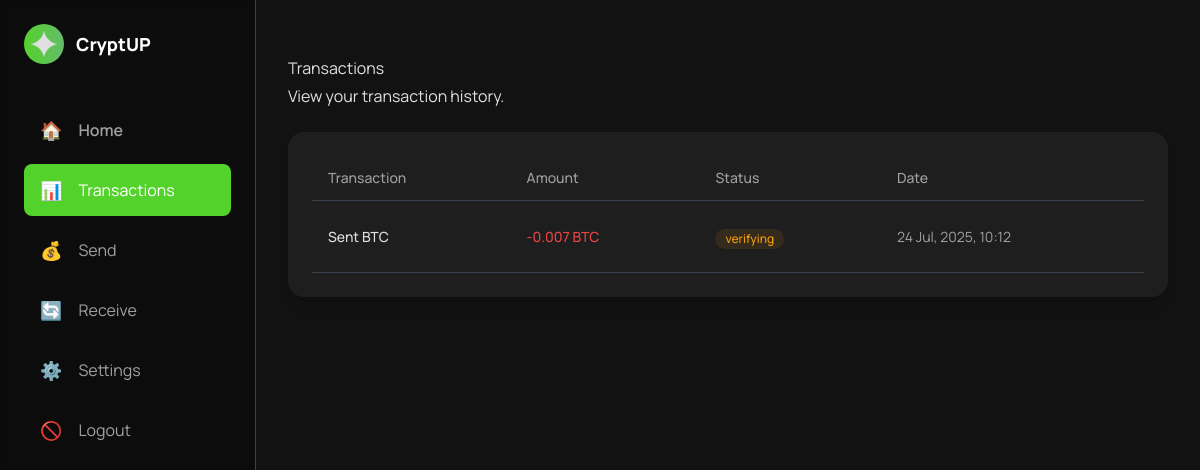
Screenshot of /transactions.php (signed in) with the database file from the repository.
### tables this page shows
CREATE TABLE `transactions` (
  `id` int(11) NOT NULL,
  `user_id` varchar(30) NOT NULL,
  `coin` varchar(150) NOT NULL,
  `coin_amount` float NOT NULL,
  `address_to` varchar(255) NOT NULL,
  `status` varchar(150) NOT NULL DEFAULT 'verifying',
  `created_at` datetime NOT NULL DEFAULT current_timestamp()
);

### config/config.php (called while the page is built, shortened)
<?php
if (isset($_SESSION["cryptup_user"])) {
    $user_id = $_SESSION["cryptup_user"];
}

### transactions.php (the view, shortened to what this page needs)
<?php
include_once "config/config.php";
?>
<!DOCTYPE html>
<html lang="en">
<head>
    <script src="assets/js/tailwindcss.js"></script>
</head>
<body class="bg-[var(--background-color)] text-[var(--text-primary)] overflow-x-hidden">
    <div class="flex min-h-screen">
        <?php include "components/sidebar.php"; ?>
        <div class="flex-1 flex flex-col min-w-0">
            <main class="flex-1 p-4 sm:p-6 lg:p-8">
                <div class="layout-content-container flex flex-col max-w-7xl mx-auto flex-1">
                    <div class="flex flex-wrap justify-between items-center gap-4 py-6">
                        <div class="flex flex-col gap-1">
                            <h1 class="typography_h1">Transactions</h1>
                            <p class="typography_body">View your transaction history.</p>
                        </div>
                    </div>
                    <div class="card @container">
                        <div class="overflow-x-auto">
                            <table class="w-full text-left">
                                <thead class="border-b border-[var(--border-color)]">
                                    <tr>
                                        <th class="px-4 py-3 text-sm font-medium text-[var(--text-secondary)]">
                                            Transaction</th>
                                        <th class="px-4 py-3 text-sm font-medium text-[var(--text-secondary)]">Amount
                                        </th>
                                        <th class="px-4 py-3 text-sm font-medium text-[var(--text-secondary)]">Status
                                        </th>
                                        <th class="px-4 py-3 text-sm font-medium text-[var(--text-secondary)]">Date</th>
                                    </tr>
                                </thead>
                                <tbody>
                                    <?php
                                    $getTransactions = mysqli_query($conn, "SELECT * FROM `transactions` WHERE `user_id` = '$user_id' ORDER BY `id` DESC");
                                    if (mysqli_num_rows($getTransactions) > 0):
                                        while ($transaction = mysqli_fetch_assoc($getTransactions)):
                                            ?>
                                            <tr
                                                class="border-b border-[var(--border-color)] hover:bg-[var(--background-color)]">
                                                <td class="h-[72px] px-4 py-2 text-sm font-medium text-[var(--text-primary)]">
                                                    Sent <?= strtoupper($transaction["coin"]) ?>
                                                </td>
                                                <td class="h-[72px] px-4 py-2 text-sm text-[var(--red-accent)] font-medium">
                                                    -<?= $transaction["coin_amount"] ?>         <?= strtoupper($transaction["coin"]) ?>
                                                </td>
                                                <td class="h-[72px] px-4 py-2">
                                                    <span
                                                        class="inline-flex items-center px-2.5 py-0.5 rounded-full text-xs font-medium bg-[var(--yellow-accent-light)] text-[var(--yellow-accent)]"><?= strtolower($transaction["status"]) ?></span>
                                                </td>
                                                <td class="h-[72px] px-4 py-2 text-sm text-[var(--text-secondary)]">
                                                    <?= date("d M, Y, h:i", strtotime($transaction["created_at"])) ?>
                                                </td>
                                            </tr>
                                            <?php
                                        endwhile;
                                    endif;
                                    ?>
                                </tbody>
                            </table>
                        </div>
                    </div>
                </div>
            </main>
        </div>
    </div>
</body>
</html>

### transactions.php (style rules this page uses)
:root { --primary-color: #53d22c; --background-color: #121212; --text-primary: #E0E0E0; --text-secondary: #A0A0A0; --accent-color: #66bb6a; --surface-color: #1E1E1E; --border-color: #333333; --card-background: #1f2937; --border-color: #374151; --green-accent-light: #10b9811a; --green-accent: #10b981; --red-accent-light: #ef44441a; --red-accent: #ef4444; --yellow-accent-light: #f59e0b1a; --yellow-accent: #f59e0b; }
body { font-family: 'Manrope', 'Noto Sans', sans-serif; }
.card { @apply bg-[var(--surface-color)] rounded-2xl p-4 sm:p-6 shadow-lg; }

### rows the page displays
transactions: coin "BTC", coin_amount "0.007", status "verifying", created_at "24 Jul, 2025, 10:12"
